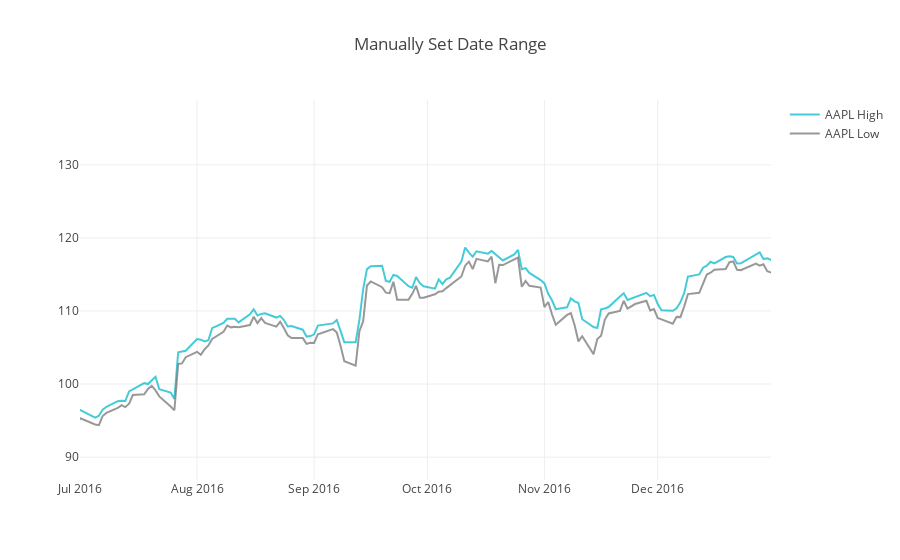

Notebook source saved alongside this figure:
### Markdown cell above
### Manually Set Range

### Code cell
df = pd.read_csv("https://raw.githubusercontent.com/plotly/datasets/master/finance-charts-apple.csv")

trace_high = go.Scatter(
    x=df.Date,
    y=df['AAPL.High'],
    name='AAPL High',
    line=dict(color='#17BECF'),
    opacity=0.8
)
trace_low = go.Scatter(
    x=df.Date,
    y=df['AAPL.Low'],
    name='AAPL Low',
    line=dict(color='#7F7F7F'),
    opacity=0.8
)
data = [trace_high, trace_low]

layout = dict(
    title='Manually Set Date Range',
    xaxis=dict(
        range=['2016-07-01', '2016-12-31']
    )
)

fig = go.Figure(data=data, layout=layout)
plotly.offline.iplot(fig)

### Figure 1 — Plotly figure (JSON) as saved in the notebook; plotly's stock layout.template omitted (floating-point values rounded to 4 significant figures; data arrays with more than 128 entries replaced by an {"elided": "..."} marker saying what was removed)
{"data": [{"line": {"color": "#17BECF"}, "name": "AAPL High", "opacity": 0.8, "type": "scatter", "x": {"elided": "506 str values"}, "y": {"elided": "506 float values"}}, {"line": {"color": "#7F7F7F"}, "name": "AAPL Low", "opacity": 0.8, "type": "scatter", "x": {"elided": "506 str values"}, "y": {"elided": "506 float values"}}], "layout": {"title": "Manually Set Date Range", "xaxis": {"range": ["2016-07-01", "2016-12-31"]}}}
